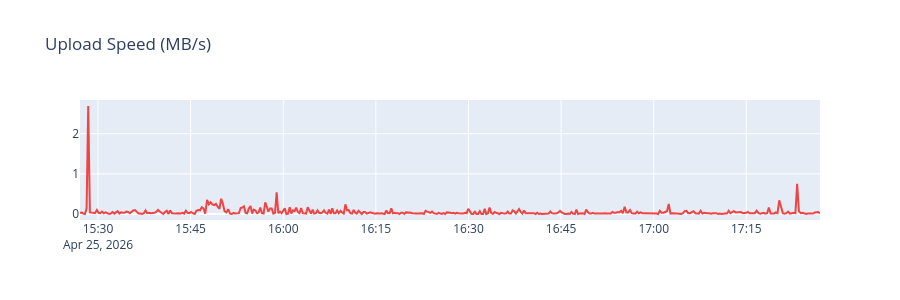

Write notebook code for a chart like this one.
### Code cell
fig = go.Figure()
fig.add_trace(
go.Scatter(x=df_network_metrics["timestamp"], y=df_network_metrics["upload_speed_mb"], name="CPU %", line=dict(color=RED)))
fig.update_layout(title="Upload Speed (MB/s)", height=300)

### Figure 1 — Plotly figure (JSON) as saved in the notebook; plotly's stock layout.template omitted (floating-point values rounded to 4 significant figures; data arrays with more than 128 entries replaced by an {"elided": "..."} marker saying what was removed)
{"data": [{"line": {"color": "#EF4444"}, "name": "CPU %", "type": "scatter", "x": {"elided": "437 str values"}, "y": {"elided": "437 float values"}}], "layout": {"height": 300, "title": {"text": "Upload Speed (MB/s)"}}}
